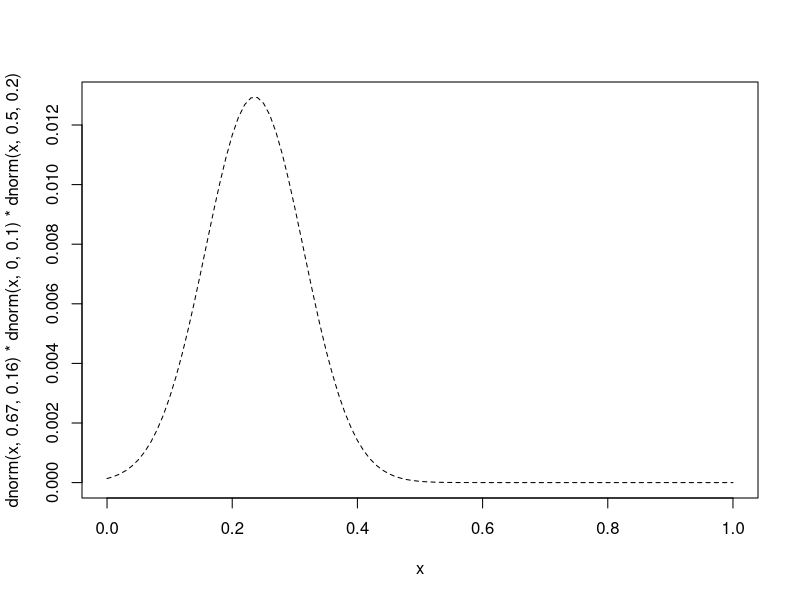
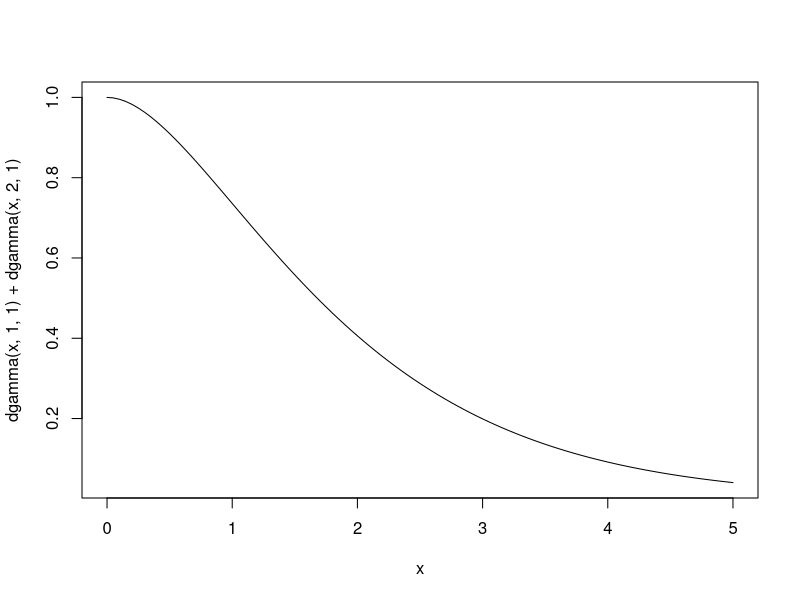
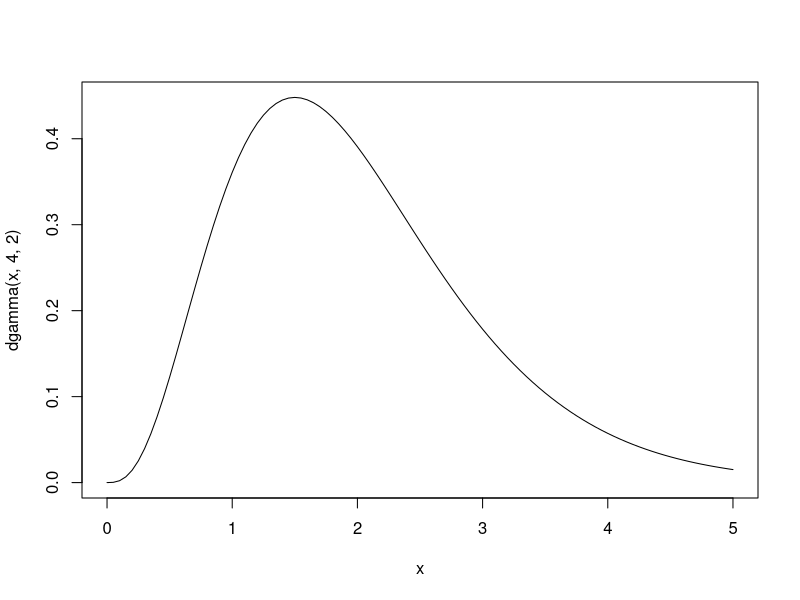
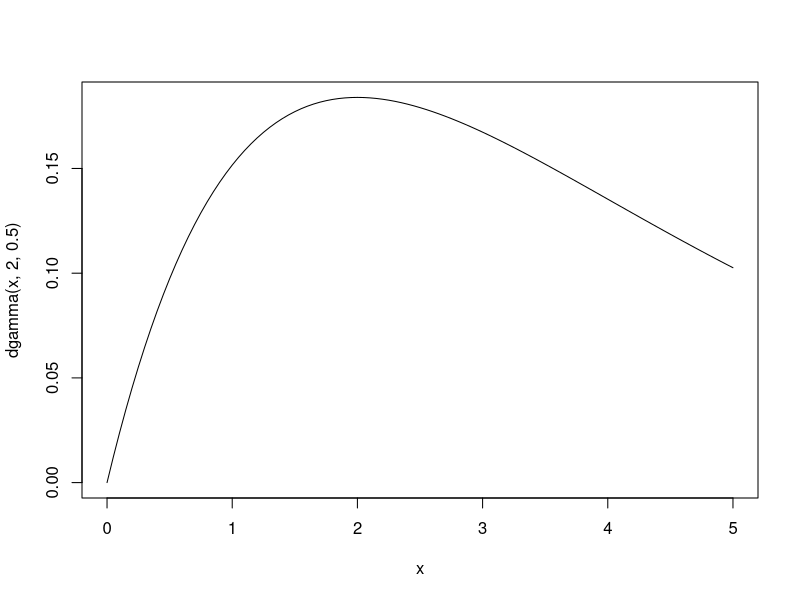

Source code (R) for these figures, in order: (Note: this script raises an error after producing the figures.)
curve( dnorm( x , 0.67 , 0.16 ) * dnorm(x, 0, 0.1) * dnorm(x, 0.5, 0.2) , lty=2 )
curve(dgamma(x, 1, 1) + dgamma(x, 2, 1), xlim = c(0, 5))
integrate(dnorm, 0, 0.67)
?integrate


hazard <- function(x) {dnorm(x, 0.67, 0.16)}
integrate(hazard, 0, 0.67)

curve(dgamma(x, 4, 2), xlim = c(0, 5))
curve(dgamma(x, 2, 0.5), xlim = c(0, 5))

dens(rexp(10000, 1) + rexp(1000, 1))
dens(rgamma(10000, 2, 1))
mean(rexp(10000, 1) + rexp(10000, 1))
mean(rgamma(10000, 2, 1))

dens(rgamma(1000, 25, 0.8) + rgamma(1000, 25, 0.2))
dens(rgamma(1000, 25, 0.8))
dens(rgamma(1000, 25, 0.2))

dens(rgamma(10000, 5, 1))
dens(rgamma(1000, 5, 1) + rgamma(1000, 5, 1))

dens(rgamma(10000, 10, 2))

mean(rgamma(10000, 10, 2))
mean(rgamma(10000, 5, 1))

# If individuals can only move one at a time, 
# we add the exponential distributions for each:
mean(25 * rexp(10000, 0.8) + 25 * rexp(10000, 0.2))
dens(25 * rexp(10000, 0.8) + 25 * rexp(10000, 0.2))

# This should be equivalent to a gamma distribution, with 25 events:
mean(rgamma(10000, 25, 0.8) + rgamma(10000,25, 0.2))
dens(rgamma(10000,25, 0.8) + rgamma(10000,25, 0.2))
# (Due to repeated sampling, the uncertainty in the latter is higher.)

#However, if individuals can move simultaneously, we can add the rates, too.
#(can we really add them? After all, once an individual has moved, this rate drops out).
mean(rgamma(10000, 25, 25*0.8) + rgamma(10000,25, 25*0.2))
dens(rgamma(10000,25, 25*0.8) + rgamma(10000,25, 25*0.2))
# A completely different situation.
# We should also not add the two distributions, because also those events happen
# simultaneously:
mean(pmax(apply(matrix(rep(rexp(10000, 0.8), 25), ncol = 10000), 2, max), apply(matrix(rep(rexp(10000, 0.2), 25), ncol = 10000), 2, max)))
dens(pmax(apply(matrix(rep(rexp(10000, 0.8), 25), ncol = 10000), 2, max), apply(matrix(rep(rexp(10000, 0.2), 25), ncol = 10000), 2, max)))


myM <- matrix(rep(rexp(1000, 0.8), 25), ncol = 1000)
apply(myM, 2, max)

apply(matrix(rep(rexp(1000, 0.8), 25), ncol = 1000), 2, max)
max

dens()


curve(dgamma(x, 5, 0.5) * dgamma(x, 5, 1), xlim = c(0, 10))
curve(dgamma(x, 5, 1), xlim = c(0, 10))
curve(dgamma(x, 5, 0.5), xlim = c(0, 10))

polyex <- function (x){(dexp(x, 0.2) * dexp(x, 0.2) *dexp(x, 0.2) )}

curve(dexp(x, 0.2))

#################################################
#10-11-2020

#Time t until all individuals have moved, discrete time, individuals waiting for one another
sum(rgeom(25, 0.2)) + sum(rgeom(25, 0.8))
# Distribution of this
dens(mapply(function(x1, x2){ sum(rgeom(25, x1)) + sum(rgeom(25, x2))},rep(0.2, 10000), rep(0.8, 10000)), adj = 0.8, xlim = c(0, 200), ylim = c(0, 0.08))

#Time t until all individuals have moved, continuous time, simultaneous movement
max(c(rexp(25, 0.2), rexp(25, 0.8)))
#Distribution of this
dens(mapply(function(x1, x2){ max(c(rexp(25, x1), rexp(25, x2)))},rep(0.2, 10000), rep(0.8, 10000)), adj = 0.8, add = TRUE)
















